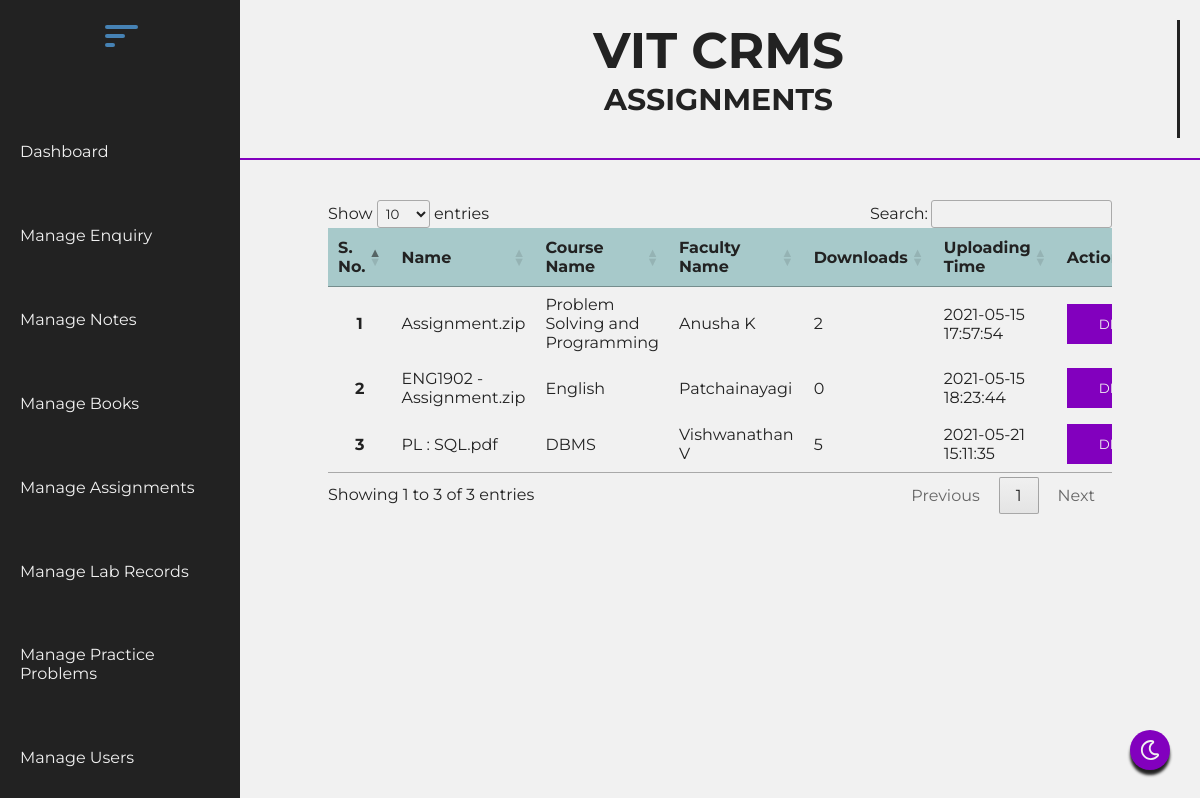
Screenshot of /admin/manage_assignments.php (signed in) with the database file from the repository.
### tables this page shows
CREATE TABLE `assignment` (
  `assignment_id` int(20) NOT NULL,
  `assignment_data` varchar(255) NOT NULL,
  `assignment_name` varchar(255) NOT NULL,
  `assignment_course_name` varchar(255) NOT NULL,
  `assignment_faculty_name` varchar(255) NOT NULL,
  `assignment_download` int(255) NOT NULL DEFAULT 0,
  `assignment_user_id` int(20) NOT NULL,
  `assignment_time` datetime NOT NULL DEFAULT current_timestamp()
);

### admin/manage_assignments.php (the view, shortened to what this page needs)
<!DOCTYPE html>
<html lang="en">
<head>
    <link rel="stylesheet" href="./css/admin.css">
    <link rel="stylesheet" href="https://cdnjs.cloudflare.com/ajax/libs/font-awesome/5.15.3/css/all.min.css" />
    <link rel="stylesheet" type="text/css" href="https://cdn.datatables.net/1.10.24/css/jquery.dataTables.css">
</head>
<body>
    <section class="divider">
        <header>
            <?php require './inside/_header.php'; ?>
            <div class="mode">
                <img src="../images/moon.svg" id="mode" alt="Theme Change">
            </div>
        </header>
        <section class="content">
            <div class="top-bar">
                <div class="heading">
                    <h1>VIT CRMS</h1>
                    <h3>Assignments</h3>
                </div>
            </div>
            <div class="content-box">
                <div class="table">
                    <table id="myTable">
                        <thead>
                            <tr>
                                <th>S. No.</th>
                                <th>Name</th>
                                <th>Course Name</th>
                                <th>Faculty Name</th>
                                <th>Downloads</th>
                                <th>Uploading Time</th>
                                <th>Action</th>
                            </tr>
                        </thead>
                        <tbody>
                            <?php
                                $sql = "SELECT * FROM assignment";
                                $result = mysqli_query($conn, $sql);
                                $num = mysqli_num_rows($result);
                                if ($num > 0) {
                                    $i = 1;
                                    while ($row = mysqli_fetch_assoc($result)) {
                                        echo "
                                        <tr>
                                        <th>" . $i ."</th>
                                        <td>" . $row['assignment_name'] ."</td>
                                        <td>" . $row['assignment_course_name'] ."</td>
                                        <td>" . $row['assignment_faculty_name'] ."</td>
                                        <td>" . $row['assignment_download'] ."</td>
                                        <td>" . $row['assignment_time'] ."</td>
                                        <td>
                                            <button class='delete' id='del" . $row['note_id'] . "'>DELETE</button>
                                        </td>
                                        </tr>
                                        ";
                                        $i++;
                                    }
                                }
                            ?>
                        </tbody>
                    </table>
                </div>
            </div>
        </section>
    </section>
</body>
</html>

### admin/css/admin.css (style rules this page uses)
:root { --primary-color: #222; --btn-color: rgb(130, 0, 190); --background-color: #F1F1F1; --about-shadow: rgba(0, 0, 0, .25); }
* { margin: 0px; padding: 0px; box-sizing: border-box; font-family: 'Montserrat', sans-serif; text-decoration: none; list-style: none; }
html { scroll-behavior: smooth; overflow-x: hidden; }
body { color: var(--primary-color); overflow-x: hidden; width: 100%; height: 100vh; background: var(--background-color); }
.mode { display: flex; justify-content: center; align-items: center; position: fixed; right: 30px; bottom: 30px; height: 40px; width: 40px; background: var(--btn-color); border-radius: 50%; box-shadow: 0 5px 3px #222; z-index: 10000; }
.mode img { cursor: pointer; width: 20px; }
.divider { display: flex; }
header { display: flex; flex-direction: column; align-items: center; width: 20%; height: 100vh; flex: 1; background-color: #222; }
.content { flex: 4; }
.top-bar { height: 20vh; display: flex; padding: 20px; border-bottom: 2px solid var(--btn-color); }
.heading { flex: 3; border-right: 3px solid var(--primary-color); }
.heading h1 { font-size: 50px; text-align: center; }
.heading h3 { font-size: 30px; text-align: center; text-transform: uppercase; }
.content-box { max-height: 80vh; height: 100%; display: flex; flex-direction: column; justify-content: space-around; }
.table { width: 90%; height: 100%; margin: auto; padding: 40px; }
table { margin: auto; border-collapse: collapse; }
th, td { padding: 12px 23px; }
tbody tr { border-bottom: 1px solid var(--about-shadow); transition: all .5s ease-in-out; color: #222; }
thead { background-color: rgba(55, 140, 143, 0.4); }
.delete { text-decoration: none; background-color: rgb(130, 0, 190); color: #f1f1f1; padding: 10px 30px; border: 2px solid rgb(130, 0, 190); transition: all .5s; }

### rows the page displays
assignment: assignment_name "Assignment.zip", assignment_course_name "Problem Solving and Programming", assignment_faculty_name "Anusha K", assignment_download "2", assignment_time "2021-05-15 17:57:54"
assignment: assignment_name "ENG1902 - Assignment.zip", assignment_course_name "English", assignment_faculty_name "Patchainayagi", assignment_download "0", assignment_time "2021-05-15 18:23:44"
assignment: assignment_name "PL : SQL.pdf", assignment_course_name "DBMS", assignment_faculty_name "Vishwanathan V", assignment_download "5", assignment_time "2021-05-21 15:11:35"
